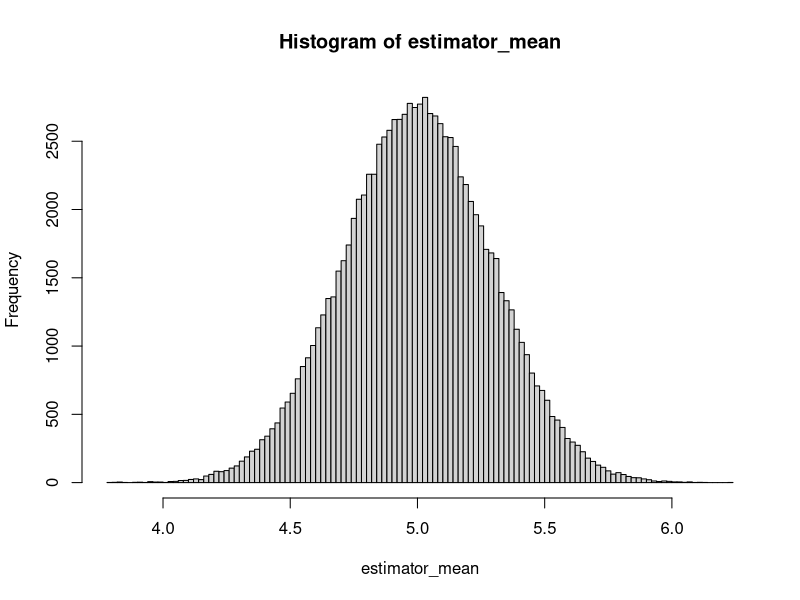
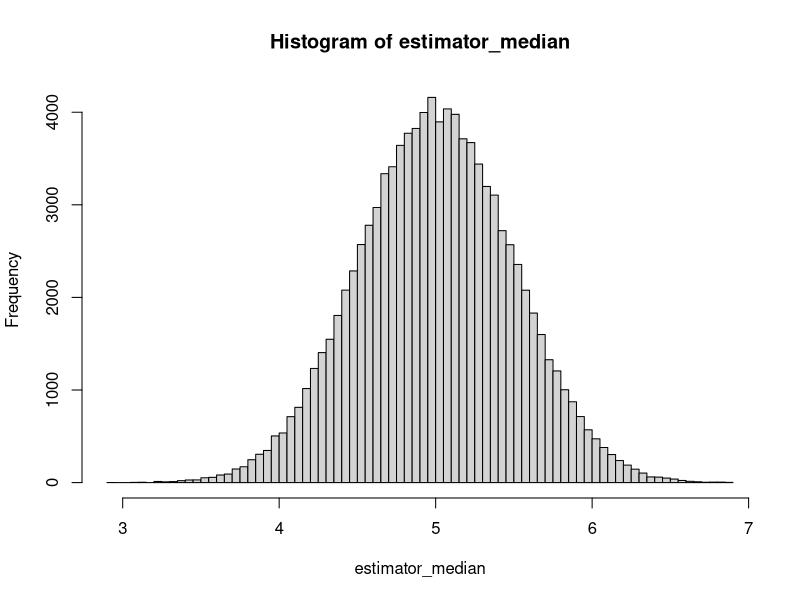

Here is the R script that generated these plots, in order: (Note: this script raises an error after producing the figures.)
# Preliminaries
# ---------------------------------------------------------
rm(list = ls())
library(mvtnorm)

real_theta <- 5
sample_size <- 100
number_simulations <- 100000

simulations1 <- matrix(
  runif(sample_size * number_simulations, max = real_theta), 
  nrow = number_simulations
)

estimator_mean <- 2 * apply(simulations1, 1, mean)
estimator_median <- 2 * apply(simulations1, 1, median)

p1 <- hist(estimator_mean, breaks = 100)
p2 <- hist(estimator_median, breaks = 100)

range_vals <- range(p1$mids, p2$mids)
p1$counts <- p1$density
p2$counts <- p2$density

pdf("histogram1.pdf")
plot(p1, col = rgb(1, 0, 0, 1/4), main = " ", xlim = range_vals, xlab = "values", ylab = "density")
plot(p2, col = rgb(0, 0, 1, 1/4), add = TRUE)  
dev.off()

sample_size <- 1000
number_simulations <- 100000

simulations2 <- matrix(
  runif(sample_size * number_simulations, max = real_theta), 
  nrow = number_simulations
)

estimator_mean <- 2 * apply(simulations2, 1, mean)

p3 <- hist(estimator_mean, breaks = 100)
p3$counts <- p3$density

xrange <- range(p1$mids, p3$mids)
yrange <- range(p1$counts, p3$counts)

pdf("histogram2.pdf")
plot(p1, col = rgb(1, 0, 0, 1/4), main = " ", xlim = xrange, ylim = yrange, xlab = "values", ylab = "density")
plot(p3, col = rgb(0, 0, 1, 1/4), add = TRUE)  
dev.off()
